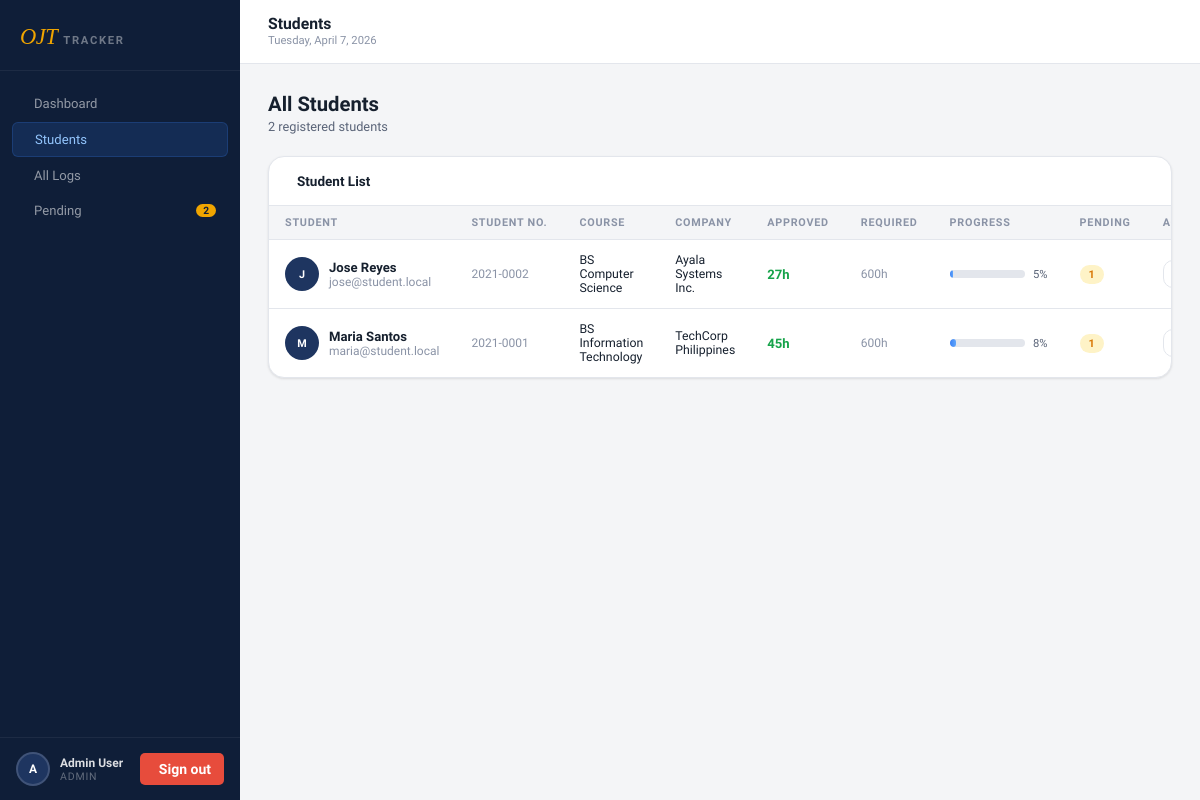
The page /app/admin/students.php (signed in) on the database its author committed.
### tables this page shows
CREATE TABLE IF NOT EXISTS users (
    id              INT UNSIGNED AUTO_INCREMENT PRIMARY KEY,
    full_name       VARCHAR(150)    NOT NULL,
    email           VARCHAR(200)    NOT NULL UNIQUE,
    password        VARCHAR(255)    NOT NULL,
    role            ENUM('admin','student') NOT NULL DEFAULT 'student',
    student_number  VARCHAR(50)     NULL,
    course          VARCHAR(150)    NULL,
    company         VARCHAR(200)    NULL,
    required_hours  SMALLINT UNSIGNED NOT NULL DEFAULT 600,
    is_active       TINYINT(1)      NOT NULL DEFAULT 1,
    created_at      TIMESTAMP       DEFAULT CURRENT_TIMESTAMP
);

### app/config/database.php (called while the page is built, shortened)
<?php
function db(): PDO
{
    static $pdo = null;
    if ($pdo === null) {
        $dsn = sprintf(
            'mysql:host=%s;port=%s;dbname=%s;charset=%s',
            DB_HOST, DB_PORT, DB_NAME, DB_CHARSET
        );
        try {
            $pdo = new PDO($dsn, DB_USER, DB_PASS, [
                PDO::ATTR_ERRMODE            => PDO::ERRMODE_EXCEPTION,
                PDO::ATTR_DEFAULT_FETCH_MODE => PDO::FETCH_ASSOC,
                PDO::ATTR_EMULATE_PREPARES   => false,
            ]);
            $pdo->exec("SET time_zone = '+08:00'");
        } catch (PDOException $e) {
            http_response_code(500);
            echo '<pre style="font:13px monospace;padding:20px;background:#1e1e2e;color:#f38ba8;border-radius:8px;margin:40px auto;max-width:700px">';
            echo '<strong>⚠ Database connection failed</strong>' . PHP_EOL . PHP_EOL;
            echo htmlspecialchars($e->getMessage()) . PHP_EOL . PHP_EOL;
            echo 'Check your credentials in <strong>includes/db.php</strong>';
            echo '</pre>';
            exit;
        }
    }
    return $pdo;
}

### app/includes/auth.php (called while the page is built, shortened)
<?php
function e(mixed $v): string
{
    return htmlspecialchars((string)$v, ENT_QUOTES | ENT_SUBSTITUTE, 'UTF-8');
}

### app/includes/app.php (called while the page is built, shortened)
<?php
require_once __DIR__ . '/../config/database.php';
require_once __DIR__ . '/auth.php';
function fmtHours(float $h): string
{
    $hrs  = floor($h);
    $mins = (int) round(($h - $hrs) * 60);
    return $mins > 0 ? "{$hrs}h {$mins}m" : "{$hrs}h";
}
function pct(float $done, int $req): int
{
    return $req > 0 ? min(100, (int) round($done / $req * 100)) : 0;
}

### app/admin/students.php (the view, shortened to what this page needs)
<?php
require_once __DIR__ . '/../includes/app.php';
require_once __DIR__ . '/../includes/layout.php';
$students = db()->query(
    "SELECT u.*,
        COALESCE(SUM(CASE WHEN l.status='approved' THEN l.hours_rendered ELSE 0 END),0) approved_hours,
        COUNT(CASE WHEN l.status='pending' THEN 1 END) pending_ct,
        COUNT(l.id) total_logs
     FROM users u
     LEFT JOIN ojt_logs l ON l.user_id = u.id
     WHERE u.role='student'
     GROUP BY u.id
     ORDER BY u.full_name"
)->fetchAll();
?>
<div class="section-header">
  <div>
    <h2>All Students</h2>
    <p><?= count($students) ?> registered student<?= count($students) !== 1 ? 's' : '' ?></p>
  </div>
</div>
<div class="card">
  <div class="card-head">
    <h3><i class="icon-users"></i> Student List</h3>
  </div>
  <?php if ($students): ?>
  <div class="table-scroll">
    <table>
      <thead>
        <tr>
          <th>Student</th><th>Student No.</th><th>Course</th><th>Company</th>
          <th>Approved</th><th>Required</th><th>Progress</th><th>Pending</th><th>Actions</th>
        </tr>
      </thead>
      <tbody>
        <?php foreach ($students as $s): ?>
        <?php $p = pct((float)$s['approved_hours'], (int)$s['required_hours']); ?>
        <tr>
          <td>
            <div style="display:flex;align-items:center;gap:10px">
              <div class="user-avatar" style="background:var(--navy-light);color:#fff;border:none;font-size:.72rem;flex-shrink:0">
                <?= strtoupper(substr($s['full_name'],0,1)) ?>
              </div>
              <div>
                <div class="td-name"><?= e($s['full_name']) ?></div>
                <div class="td-muted"><?= e($s['email']) ?></div>
              </div>
            </div>
          </td>
          <td class="td-muted"><?= e($s['student_number'] ?? '—') ?></td>
          <td style="font-size:.82rem;max-width:160px"><?= e($s['course'] ?? '—') ?></td>
          <td style="font-size:.82rem;max-width:160px"><?= e($s['company'] ?? '—') ?></td>
          <td><strong style="color:var(--green)"><?= fmtHours((float)$s['approved_hours']) ?></strong></td>
          <td class="td-muted"><?= $s['required_hours'] ?>h</td>
          <td style="min-width:130px">
            <div style="display:flex;align-items:center;gap:8px">
              <div class="progress-bar-track" style="flex:1">
                <div class="progress-bar-fill <?= $p>=100?'done':'' ?>"
                     data-pct="<?= $p ?>" style="width:0%"></div>
              </div>
              <span style="font-size:.75rem;color:var(--text-2);white-space:nowrap"><?= $p ?>%</span>
            </div>
          </td>
          <td>
            <?php if ($s['pending_ct'] > 0): ?>
              <span class="badge badge-pending"><?= $s['pending_ct'] ?></span>
            <?php else: ?>
              <span class="td-muted">—</span>
            <?php endif; ?>
          </td>
          <td>
            <a href="<?= BASE_URL ?>/admin/logs.php?uid=<?= $s['id'] ?>" class="btn btn-ghost btn-sm">
            </a>
          </td>
        </tr>
        <?php endforeach; ?>
      </tbody>
    </table>
  </div>
  <?php else: ?>
  <div class="card-body">
    <div class="empty-state"><i class="icon-users"></i><p>No students registered yet.</p></div>
  </div>
  <?php endif; ?>
</div>

### app/assets/css/app.css (style rules this page uses)
:root { --navy: #0f1e38; --navy-mid: #172a4e; --navy-light: #1e3560; --accent: #3b82f6; --accent-dim: rgba(59,130,246,.15); --gold: #f0a500; --canvas: #f4f5f7; --surface: #ffffff; --border: #e3e6ec; --text: #16202e; --text-2: #5a6478; --text-3: #8a93a6; --green: #16a34a; --green-bg: #dcfce7; --red: #dc2626; --red-bg: #fee2e2; --amber: #d97706; --amber-bg: #fef3c7; --blue-bg: #dbeafe; --radius: 10px; --radius-sm: 6px; --radius-lg: 16px; --shadow-sm: 0 1px 3px rgba(0,0,0,.07), 0 1px 2px rgba(0,0,0,.04); --shadow: 0 4px 16px rgba(0,0,0,.08); --shadow-md: 0 8px 32px rgba(0,0,0,.12); --sidebar-w: 240px; --topbar-h: 64px; --font-body: 'Geist', system-ui, sans-serif; --font-display: 'Instrument Serif', Georgia, serif; }
*, *::before, *::after { box-sizing: border-box; margin: 0; padding: 0; }
html { font-size: 15px; -webkit-font-smoothing: antialiased; }
body { font-family: var(--font-body); background: var(--canvas); color: var(--text); min-height: 100vh; }
a { text-decoration: none; color: inherit; }
.user-avatar { width: 34px; height: 34px; border-radius: 50%; background: var(--navy-light); border: 2px solid rgba(255,255,255,.15); display: flex; align-items: center; justify-content: center; color: #fff; font-size: .8rem; font-weight: 700; flex-shrink: 0; }
.section-header { display: flex; align-items: flex-end; justify-content: space-between; flex-wrap: wrap; gap: 12px; margin-bottom: 22px; }
.section-header h2 { font-size: 1.35rem; font-weight: 700; color: var(--text); }
.section-header p { font-size: .85rem; color: var(--text-2); margin-top: 3px; }
.progress-bar-track { height: 8px; background: var(--border); border-radius: 99px; overflow: hidden; }
.progress-bar-fill { height: 100%; border-radius: 99px; background: linear-gradient(90deg, var(--accent), #60a5fa); transition: width 1s cubic-bezier(.4,0,.2,1); }
.card { background: var(--surface); border: 1px solid var(--border); border-radius: var(--radius-lg); box-shadow: var(--shadow-sm); overflow: hidden; }
.card-head { padding: 16px 20px; border-bottom: 1px solid var(--border); display: flex; align-items: center; justify-content: space-between; gap: 12px; }
.card-head h3 { font-size: .9rem; font-weight: 600; display: flex; align-items: center; gap: 8px; }
.table-scroll { overflow-x: auto; }
table { width: 100%; border-collapse: collapse; }
thead th { padding: 10px 16px; text-align: left; font-size: .72rem; font-weight: 700; text-transform: uppercase; letter-spacing: .07em; color: var(--text-3); background: var(--canvas); border-bottom: 1px solid var(--border); white-space: nowrap; }
tbody td { padding: 13px 16px; font-size: .875rem; border-bottom: 1px solid var(--border); vertical-align: middle; }
tbody tr:last-child td { border-bottom: none; }
.td-name { font-weight: 600; }
.td-muted { color: var(--text-3); font-size: .8rem; }
.badge { display: inline-block; padding: 3px 9px; border-radius: 99px; font-size: .72rem; font-weight: 700; letter-spacing: .04em; }
.badge-pending { background: var(--amber-bg); color: var(--amber); }
.btn { display: inline-flex; align-items: center; gap: 7px; padding: 8px 16px; border-radius: var(--radius); font-size: .85rem; font-weight: 600; cursor: pointer; border: 1px solid transparent; transition: background .15s, box-shadow .15s, transform .1s; line-height: 1.3; }
.btn-ghost { background: transparent; border-color: var(--border); color: var(--text-2); }
.btn-sm { padding: 5px 11px; font-size: .78rem; }

### rows shown on the page
users: full_name "J", full_name "Jose Reyes", email "jose@student.local", student_number "2021-0002", course "BS Computer Science", company "Ayala Systems Inc.", approved_hours "27h", required_hours "600", p "5", pending_ct "1"
users: full_name "M", full_name "Maria Santos", email "maria@student.local", student_number "2021-0001", course "BS Information Technology", company "TechCorp Philippines", approved_hours "45h", required_hours "600", p "8", pending_ct "1"

### other values the page prints
$l['label'] "Dashboard"
$l['label'] "Students"
$l['label'] "All Logs"
$l['label'] "Pending"
$l['badge'] "2"
$u['initials'] "A"
$u['name'] "Admin User"
$role "ADMIN"
$title "Students"
$todayLabel "Tuesday, April 7, 2026"
count($students) "2"
